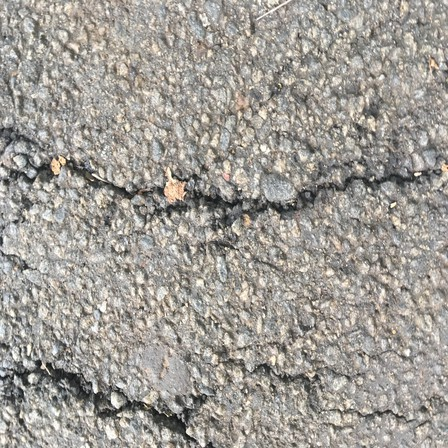
#> input picture Opencv/5.jpg, 448 x 448 px
$ python convolution.py
#> lines starting #> are read from the running program, lines starting #| are printed output that depends on the picture
#!/usr/bin/env python3
# -*- coding: utf-8 -*-
"""
Created on Tue Jun  4 13:53:47 2019

@author: github.com/sahandv

@credit: https://www.pyimagesearch.com/2016/07/25/convolutions-with-opencv-and-python/

"""
from skimage.exposure import rescale_intensity
import numpy as np
import cv2
from matplotlib import pyplot as plt

def convolve(image, kernel):
	# grab the spatial dimensions of the image, along with
	# the spatial dimensions of the kernel
	(iH, iW) = image.shape[:2]
	(kH, kW) = kernel.shape[:2]

	# allocate memory for the output image, taking care to
	# "pad" the borders of the input image so the spatial
	# size (i.e., width and height) are not reduced
	pad = (kW - 1) // 2
	image = cv2.copyMakeBorder(image, pad, pad, pad, pad,
		cv2.BORDER_REPLICATE)
	output = np.zeros((iH, iW), dtype="float32")

	# loop over the input image, "sliding" the kernel across
	# each (x, y)-coordinate from left-to-right and top to
	# bottom
	for y in np.arange(pad, iH + pad):
		for x in np.arange(pad, iW + pad):
			# extract the ROI of the image by extracting the
			# *center* region of the current (x, y)-coordinates
			# dimensions
			roi = image[y - pad:y + pad + 1, x - pad:x + pad + 1]

			# perform the actual convolution by taking the
			# element-wise multiplicate between the ROI and
			# the kernel, then summing the matrix
			k = (roi * kernel).sum()

			# store the convolved value in the output (x,y)-
			# coordinate of the output image
			output[y - pad, x - pad] = k

	# rescale the output image to be in the range [0, 255]
	output = rescale_intensity(output, in_range=(0, 255))
	output = (output * 255).astype("uint8")

	# return the output image
	return output

# construct the argument parse and parse the arguments
#ap = argparse.ArgumentParser()
#ap.add_argument("-i", "--image", required=False,
#	help="path to the input image")
#args = vars(ap.parse_args())

# construct average blurring kernels used to smooth an image
smallBlur = np.ones((7, 7), dtype="float") * (1.0 / (7 * 7))
largeBlur = np.ones((21, 21), dtype="float") * (1.0 / (21 * 21))

# construct a sharpening filter
sharpen = np.array((
	[0, -1, 0],
	[-1, 5, -1],
	[0, -1, 0]), dtype="int")

# construct the Laplacian kernel used to detect edge-like
# regions of an image
laplacian = np.array((
	[0, 1, 0],
	[1, -4, 1],
	[0, 1, 0]), dtype="int")

# construct the Sobel x-axis kernel
sobelX = np.array((
	[-1, 0, 1],
	[-2, 0, 2],
	[-1, 0, 1]), dtype="int")

# construct the Sobel y-axis kernel
sobelY = np.array((
	[-1, -2, -1],
	[0, 0, 0],
	[1, 2, 1]), dtype="int")

# construct the kernel bank, a list of kernels we're going
# to apply using both our custom `convole` function and
# OpenCV's `filter2D` function
kernelBank = (
	("small_blur", smallBlur),
	("large_blur", largeBlur),
	("sharpen", sharpen),
	("laplacian", laplacian),
	("sobel_x", sobelX),
	("sobel_y", sobelY)
)

# load the input image and convert it to grayscale
image = cv2.imread("5.jpg")
#> image is the input picture: shape (448, 448, 3); mean B, G, R 149.6, 156.1, 160
gray = cv2.cvtColor(image, cv2.COLOR_BGR2GRAY)

# loop over the kernels
for (kernelName, kernel) in kernelBank:
	# apply the kernel to the grayscale image using both
	# our custom `convole` function and OpenCV's `filter2D`
	# function
	print("[INFO] applying {} kernel".format(kernelName))
	convoleOutput = convolve(gray, kernel)
	opencvOutput = cv2.filter2D(gray, -1, kernel)

	plt.imshow(convoleOutput, cmap = 'gray')
	plt.show()
#> this loop made 6 passes
#> pass 1, in convolve, `image = cv2.copyMakeBorder(image, pad, pad, pad, pad, cv2.BORDER_REPLI..`:
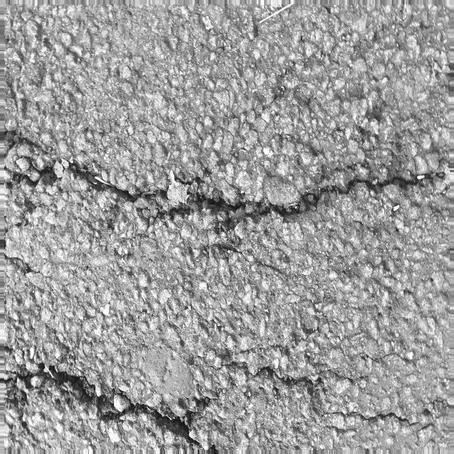
#> image: shape (454, 454); min 3, max 255, mean 156.7
#> pass 1, `convoleOutput = convolve(gray, kernel)`:
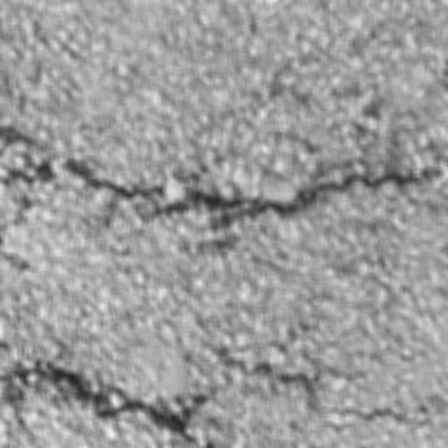
#> convoleOutput: shape (448, 448); min 34, max 244, mean 156
#> pass 2, in convolve (call 2), `image = cv2.copyMakeBorder(image, pad, pad, pad, pad, cv2.BORDER_REPLI..`:
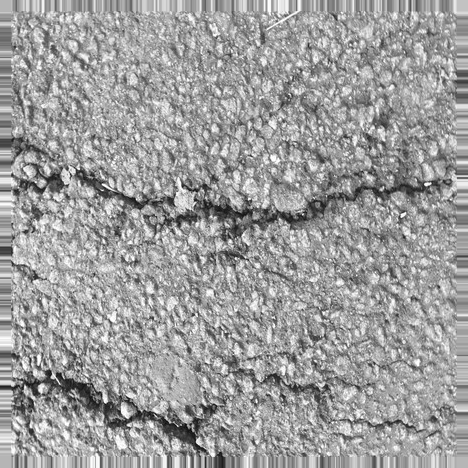
#> image: shape (468, 468); min 3, max 255, mean 157
#> pass 2, `plt.show()`:
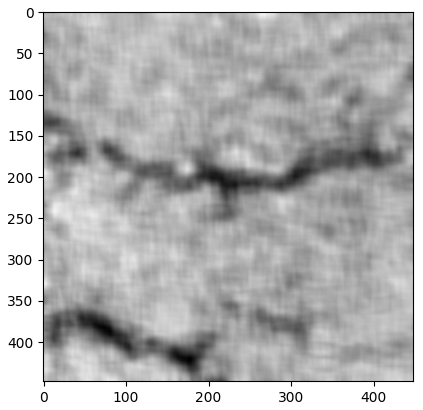
#> figure drawn by matplotlib, 1 panel

$ run again, with Opencv/1.jpg copied over Opencv/5.jpg
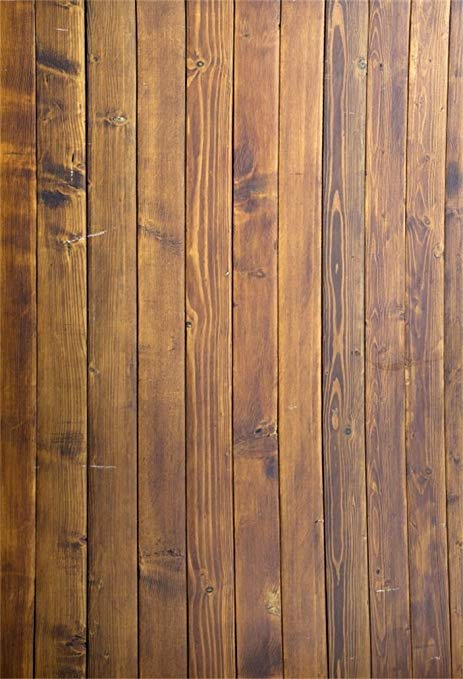
#> input picture Opencv/1.jpg, 463 x 679 px
#> image is the input picture: shape (679, 463, 3); mean B, G, R 84.7, 115.7, 156.9
#> the loop `for (kernelName, kernel) in kernelBank: # apply the kernel to the gray..` made 6 passes
#> pass 1, `convoleOutput = convolve(gray, kernel)`:
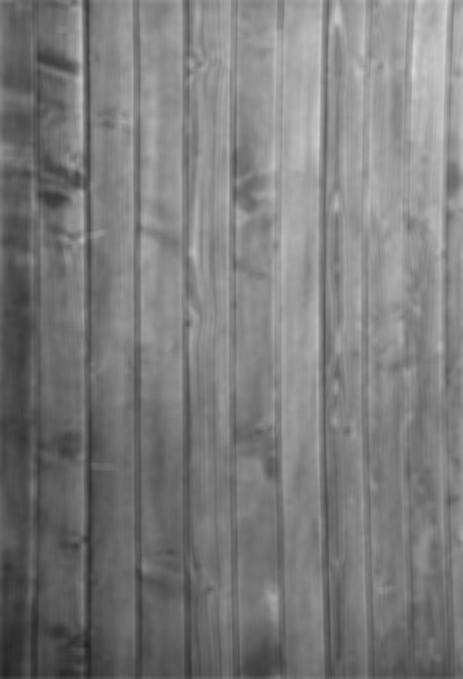
#> convoleOutput: shape (679, 463); min 35, max 216, mean 124.1
#> pass 2, `plt.show()`:
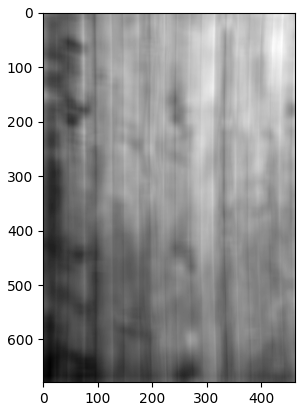
#> figure drawn by matplotlib, 1 panel

$ run again, with Opencv/3.jpg copied over Opencv/5.jpg
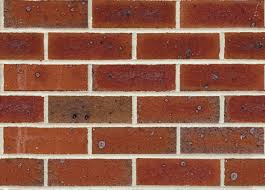
#> input picture Opencv/3.jpg, 265 x 190 px
#> image is the input picture: shape (190, 265, 3); mean B, G, R 72.2, 90.8, 144.8
#> the loop `for (kernelName, kernel) in kernelBank: # apply the kernel to the gray..` made 6 passes
#> pass 1, `convoleOutput = convolve(gray, kernel)`:
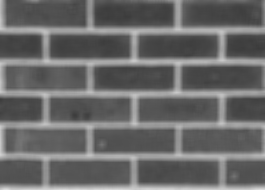
#> convoleOutput: shape (190, 265); min 59, max 219, mean 104.5
#> pass 2, `plt.show()`:
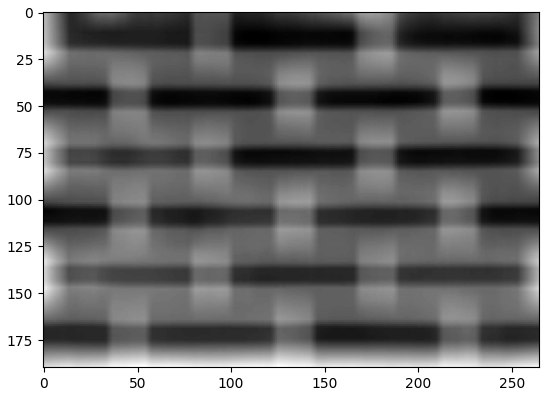
#> figure drawn by matplotlib, 1 panel
